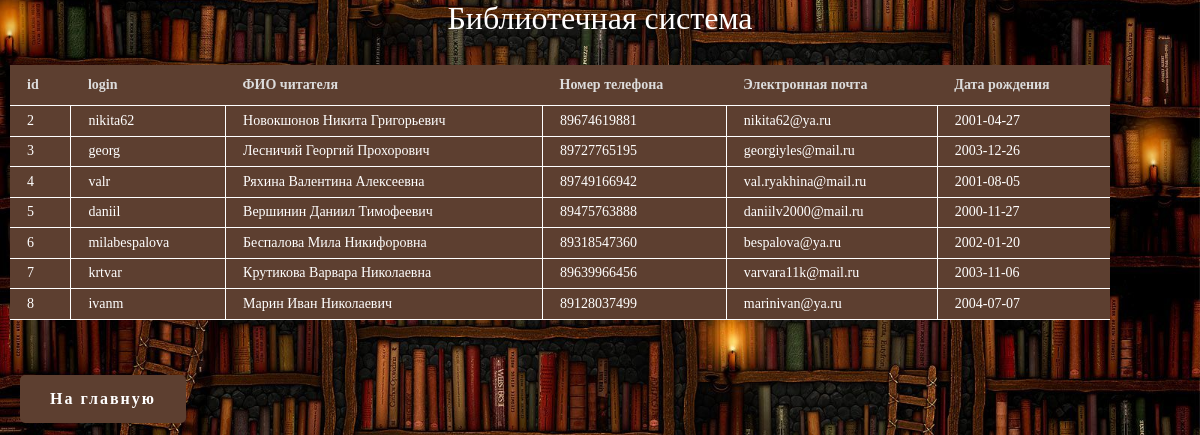
Screenshot of /allreaders.php with the database file from the repository.
### tables this page shows
CREATE TABLE `readers` (
  `reader_id` INT NOT NULL AUTO_INCREMENT,
  `name` VARCHAR(100),
  `phonenumber` VARCHAR(11),
  `email` VARCHAR(100),
  `dateofbirth` DATE,
  `login` VARCHAR(20) NOT NULL,
  `password` VARCHAR(20) NOT NULL,
  PRIMARY KEY (`reader_id`)
);

### allreaders.php (the view, shortened to what this page needs)
<html>
	<head>
		<link rel="stylesheet" href="button.css">
	</head>
	<center><font size="6" color="white" face="Palatino Linotype">Библиотечная система<br></font></center>
	<br>
	<body >
		<?php
		$db=mysqli_connect("localhost","root","") OR DIE(mysql_error());
		mysqli_select_db($db, "library");
		mysqli_query($db, "SET NAMES utf8");
		$result = mysqli_query($db, "SELECT reader_id, login, name, phonenumber, email, dateofbirth FROM readers WHERE login <> 'admin' ORDER BY 1")or die(mysqli_error($db));
		$a=mysqli_fetch_array($result);
		echo "<table class=table>";
		echo "<tr><th><b>id</b></th><th><b>login</b></th><th><b>ФИО читателя</b></th><th><b>Номер телефона</b></th><th><b>Электронная почта</b></th><th><b>Дата рождения</b></th><tr>";
		do
		{
			$pole1=$a[0];
			$pole2=$a[1];
            $pole3=$a[2];
            $pole4=$a[3];
            $pole5=$a[4];
			$pole6=$a[5];
			echo "<tr><td>$pole1</td><td>$pole2</td><td>$pole3</td><td>$pole4</td><td>$pole5</td><td>$pole6</td><tr>";
		} while ($a=mysqli_fetch_array($result));
		echo "</table>";
		?>
		<br>
		<br>
		<a class="aa" href="glav.php">На главную</a>
	</body>
</html>

### button.css (style rules this page uses)
body { padding: 0; margin:0; width: 100%; background-image: url("back.jpg"); background-attachment: fixed; background-position: center; background-repeat: no-repeat; background-size: cover; top: 0; left: 0; height: 100%; }
.aa { text-decoration: none; outline: none; display: inline-block; padding: 15px 30px; margin: 10px 20px; border-radius: 5px; box-shadow: 0 0 40px 40px #5d3f30 inset, 0 0 0 0 #5d3f30; font-family: "Palatino Linotype"; font-weight: bold; letter-spacing: 2px; color: white; transition: .15s ease-in-out; }
.table { font-family: "Palatino Linotype"; font-size: 14px; width: 1100px; text-align: left; border-collapse: collapse; background: #5d3f30; margin: 10px; }
.table th { color: #DCDCDC; border-bottom: 1px solid #FFFFFF; padding: 12px 17px; }
.table td { color: #FFFFFF; border-bottom: 1px solid #FFFFFF; border-right:1px solid #FFFFFF; padding: 7px 17px; }
.table td:last-child { border-right: none; }

### rows the page displays
readers: reader_id "2", login "nikita62", name "Новокшонов Никита Григорьевич", phonenumber "89674619881", email "nikita62@ya.ru", dateofbirth "2001-04-27"
readers: reader_id "3", login "georg", name "Лесничий Георгий Прохорович", phonenumber "89727765195", email "georgiyles@mail.ru", dateofbirth "2003-12-26"
readers: reader_id "4", login "valr", name "Ряхина Валентина Алексеевна", phonenumber "89749166942", email "val.ryakhina@mail.ru", dateofbirth "2001-08-05"
readers: reader_id "5", login "daniil", name "Вершинин Даниил Тимофеевич", phonenumber "89475763888", email "daniilv2000@mail.ru", dateofbirth "2000-11-27"
readers: reader_id "6", login "milabespalova", name "Беспалова Мила Никифоровна", phonenumber "89318547360", email "bespalova@ya.ru", dateofbirth "2002-01-20"
readers: reader_id "7", login "krtvar", name "Крутикова Варвара Николаевна", phonenumber "89639966456", email "varvara11k@mail.ru", dateofbirth "2003-11-06"
readers: reader_id "8", login "ivanm", name "Марин Иван Николаевич", phonenumber "89128037499", email "marinivan@ya.ru", dateofbirth "2004-07-07"
